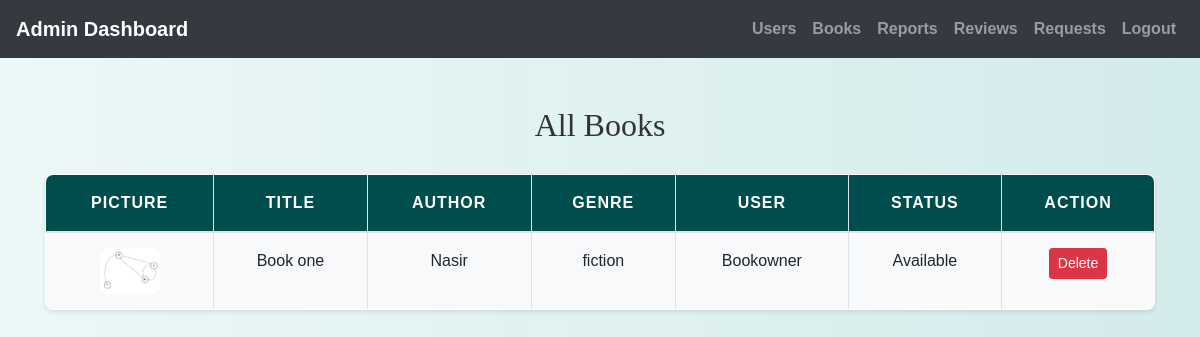
The app's page /admin/view_books.php (signed in) with its own data.
### tables this page shows
CREATE TABLE `books` (
  `id` int(11) NOT NULL,
  `user_id` int(11) NOT NULL,
  `picture` varchar(255) DEFAULT NULL,
  `title` varchar(255) NOT NULL,
  `author` varchar(255) NOT NULL,
  `genre` varchar(100) NOT NULL,
  `condition` varchar(50) NOT NULL,
  `location` varchar(255) DEFAULT NULL,
  `status` enum('Available','Lent Out','Reserved') DEFAULT 'Available',
  `description` text DEFAULT NULL,
  `created_at` datetime DEFAULT current_timestamp()
);

CREATE TABLE `users` (
  `id` int(11) NOT NULL,
  `username` varchar(50) NOT NULL,
  `password` varchar(255) NOT NULL,
  `email` varchar(100) NOT NULL,
  `phone` varchar(20) NOT NULL,
  `age` int(11) DEFAULT NULL,
  `bio` text DEFAULT NULL,
  `user_type` varchar(50) DEFAULT NULL,
  `profile_picture` varchar(255) DEFAULT NULL
);

### admin/view_books.php (the view, shortened to what this page needs)
<?php
include('config.php');
$books = mysqli_query($conn, "SELECT b.*, u.username FROM books b JOIN users u ON b.user_id = u.id");
?>
<!DOCTYPE html>
<html>
<head>
    <link rel="stylesheet" href="https://maxcdn.bootstrapcdn.com/bootstrap/4.5.2/css/bootstrap.min.css">
    <link rel="stylesheet" href="../css/style.css">
</head>
<body>
<?php include('admin_navbar.php'); ?>
<div class="container mt-5">
    <h2>All Books</h2>
    <table class="table table-bordered">
        <thead>
            <tr>
                <th>Picture</th>
                <th>Title</th>
                <th>Author</th>
                <th>Genre</th>
                <th>User</th>
                <th>Status</th>
                <th>Action</th>
            </tr>
        </thead>
        <tbody>
            <?php while($row = mysqli_fetch_assoc($books)) { ?>
            <tr>
                <td><img src="../owner/<?= $row['picture'] ?>" width="60"></td>
                <td><?= htmlspecialchars($row['title']) ?></td>
                <td><?= htmlspecialchars($row['author']) ?></td>
                <td><?= htmlspecialchars($row['genre']) ?></td>
                <td><?= htmlspecialchars($row['username']) ?></td>
                <td><?= htmlspecialchars($row['status']) ?></td>
                <td><a href="?delete_id=<?= $row['id'] ?>" onclick="return confirm('Delete this book?')" class="btn btn-danger btn-sm">Delete</a></td>
            </tr>
            <?php } ?>
        </tbody>
    </table>
</div>
</body>
</html>

### css/style.css (style rules this page uses)
body { background: linear-gradient(90deg, rgba(233, 246, 246, 0.831), rgba(207, 233, 233, 0.9)); font-family: 'Arial', sans-serif; color: #333; line-height: 1.6; }
h1, h2, h3, h4 { text-align: center; margin-top: 30px; margin-bottom: 30px; font-family: 'Georgia', serif; }
.container { margin-bottom: 40px; }
.table { width: 100%; border-collapse: collapse; margin-top: 20px; font-size: 16px; background-color: #ffffff; border-radius: 8px; overflow: hidden; box-shadow: 0 2px 4px rgba(0, 0, 0, 0.1); }
.table th, .table td { padding: 15px; border: 1px solid #dee2e6; text-align: center; }
.table thead th { background-color: #004d4d; color: white; font-weight: bold; text-transform: uppercase; letter-spacing: 1px; }
.table tbody tr:nth-child(odd) { background-color: #f8f9fa; }
.table img { max-width: 100px; max-height: 100px; border-radius: 8px; }
a { color: #006666; text-decoration: none; font-weight: bold; }

### records on screen
books: picture (picture), title "Book one", author "Nasir", genre "fiction", user.username "Bookowner", status "Available"
